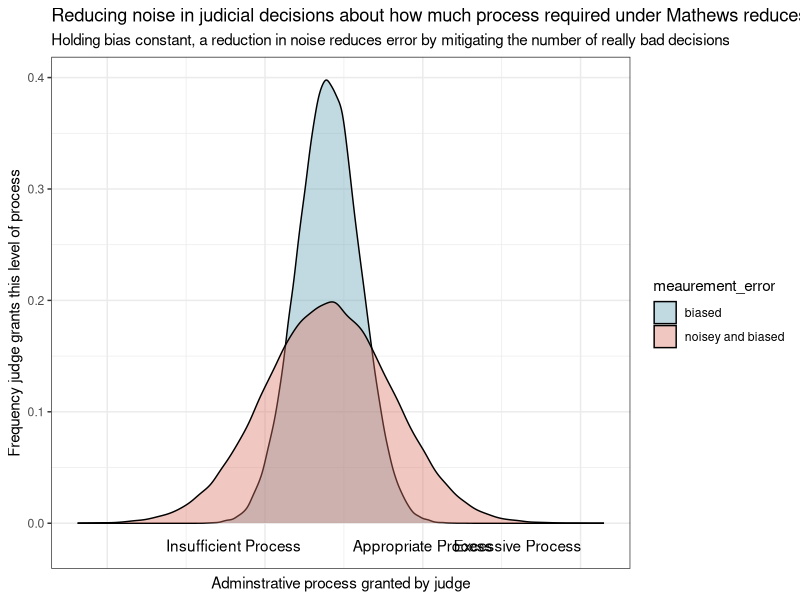
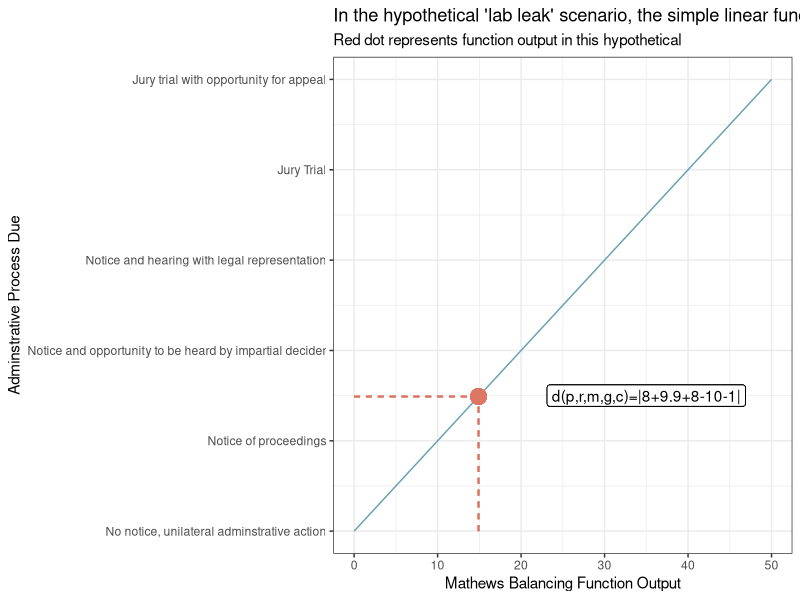
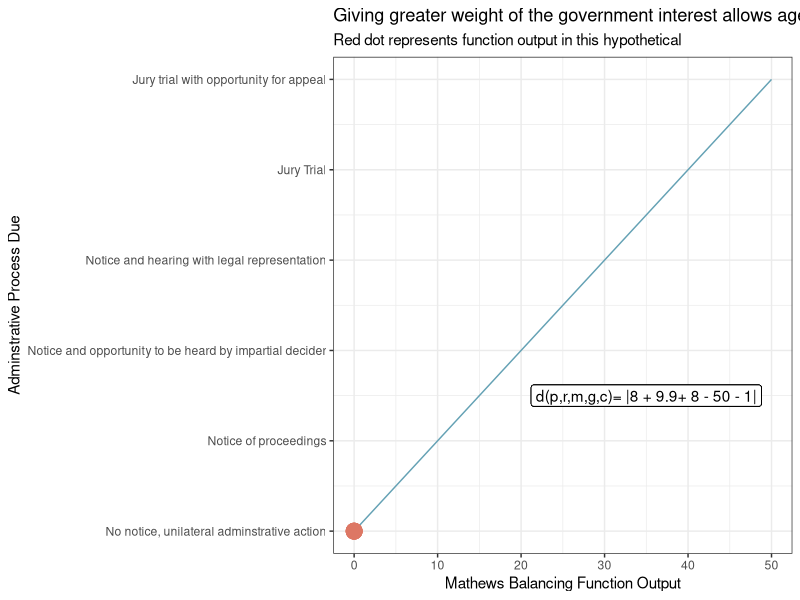

Reproduce these figures in R, in order.
library(dplyr)
library(ggplot2)


############
#histogram
###########
normlonoise <- rnorm(100000,-3, 1)
normalhinoise <- rnorm(100000, -3, 2)
datahis <- data.frame(normlonoise) %>%
  rename(Dist = normlonoise) %>%
  mutate(meaurement_error = "biased")
datahis2 <- data.frame(normalhinoise) %>%
  rename(Dist = normalhinoise)%>%
  mutate(meaurement_error = "noisey and biased")
datahis3 <- rbind(datahis, datahis2)


hist <- ggplot(datahis3, aes(x=Dist, fill =meaurement_error)) + 
  geom_density(alpha = 0.4) +
  scale_fill_manual(values = c("#64A1B4",'#DD7764' )) +
  xlab("Adminstrative process granted by judge") +
  ylab("Frequency judge grants this level of process") +
  annotate(geom="text", x=-6, y=-.02, label="Insufficient Process") +
  annotate(geom="text", x=3, y=-.02, label="Excessive Process") +
  annotate(geom="text", x=0, y=-.02, label="Appropriate Process") +
  theme_bw()+
  theme(axis.ticks.x=element_blank(),
        axis.text.x=element_blank()) +
  labs(
    title = element_text("Reducing noise in judicial decisions about how much process required under Mathews reduces error in the aggregate"),
    subtitle = element_text("Holding bias constant, a reduction in noise reduces error by mitigating the number of really bad decisions"))
hist


############
#line charts
###########
process <- c("No notice, unilateral adminstrative action","Notice of proceedings",
             "Notice and opportunity to be heard by impartial decider",
             "Notice and hearing with legal representation", "Jury Trial", 
             "Jury trial with opportunity for appeal"
             )
x <- c(0, 10, 20, 30, 40, 50)
y <- c(0, 10, 20, 30, 40, 50)
data = data.frame(process, x, y)

linear = ggplot(data, aes(x, y)) +
  geom_line(col = "#64A1B4") +
  scale_y_continuous(labels = process) +
  ylab("Adminstrative Process Due")+
  xlab("Mathews Balancing Function Output")+
  geom_label(label = "d(p,r,m,g,c)=|p+r+m-g-c|", x=40, y=20) +
  labs(
    title = element_text("Process due (d) as a function of Mathew's balancing facors"),
    subtitle = element_text("Factors on a scale of 0-10: The private interest at stake(p), risk of error given current procedure(r), reduction of risk error from extra procedure (m),
goverment interest at stake (g), and cost of additional procedures(c)")) +
  theme_bw()


pandemic = ggplot(data, aes(x, y)) +
  geom_line(col = "#64A1B4") +
  geom_point(x=14.9,y=14.9, colour = '#DD7764', size = 5)+
  geom_segment(aes(x=14.9, xend=14.9, y=0, yend=14.9), lty=2, color = '#DD7764') +
  geom_segment(aes(x=0, xend=14.9, y=14.9, yend=14.9), lty=2, color = '#DD7764') +
  scale_y_continuous(labels = process) +
  ylab("Adminstrative Process Due")+
  xlab("Mathews Balancing Function Output")+
  geom_label(label = "d(p,r,m,g,c)=|8+9.9+8-10-1|", x=35, y=15) +
  labs(
    title = element_text("In the hypothetical 'lab leak' scenario, the simple linear function would result in too much process"),
    subtitle = element_text("Red dot represents function output in this hypothetical"))+
  theme_bw()

pandemic

gov = ggplot(data, aes(x, y)) +
  geom_line(col = "#64A1B4") +
  geom_point(x=0,y=0, colour = '#DD7764', size = 5)+
  scale_y_continuous(labels = process) +
  ylab("Adminstrative Process Due")+
  xlab("Mathews Balancing Function Output")+
  geom_label(label = "d(p,r,m,g,c)= |8 + 9.9+ 8 - 50 - 1|", x=35, y=15) +
  labs(
    title = element_text("Giving greater weight of the government interest allows agencies to take decisive action when a strong government interest is at stake"),
    subtitle = element_text("Red dot represents function output in this hypothetical"))+
  theme_bw()

gov






